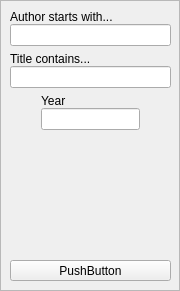
<?xml version="1.0" encoding="UTF-8"?>
<ui version="4.0">
 <class>Filter</class>
 <widget class="QFrame" name="Filter">
  <property name="geometry">
   <rect>
    <x>0</x>
    <y>0</y>
    <width>180</width>
    <height>291</height>
   </rect>
  </property>
  <property name="windowTitle">
   <string>Frame</string>
  </property>
  <property name="frameShape">
   <enum>QFrame::StyledPanel</enum>
  </property>
  <property name="frameShadow">
   <enum>QFrame::Raised</enum>
  </property>
  <widget class="QWidget" name="layoutWidget">
   <property name="geometry">
    <rect>
     <x>10</x>
     <y>10</y>
     <width>161</width>
     <height>271</height>
    </rect>
   </property>
   <layout class="QVBoxLayout" name="verticalLayout_4">
    <item>
     <layout class="QVBoxLayout" name="verticalLayout">
      <property name="spacing">
       <number>0</number>
      </property>
      <item>
       <widget class="QLabel" name="lblAuthor">
        <property name="text">
         <string>Author starts with...</string>
        </property>
       </widget>
      </item>
      <item>
       <widget class="QLineEdit" name="edtAuthor"/>
      </item>
     </layout>
    </item>
    <item>
     <layout class="QVBoxLayout" name="verticalLayout_2">
      <property name="spacing">
       <number>0</number>
      </property>
      <item>
       <widget class="QLabel" name="lblTitle">
        <property name="text">
         <string>Title contains...</string>
        </property>
       </widget>
      </item>
      <item>
       <widget class="QLineEdit" name="edtTitle"/>
      </item>
     </layout>
    </item>
    <item>
     <layout class="QHBoxLayout" name="horizontalLayout">
      <item>
       <spacer name="horizontalSpacer">
        <property name="orientation">
         <enum>Qt::Horizontal</enum>
        </property>
        <property name="sizeHint" stdset="0">
         <size>
          <width>40</width>
          <height>20</height>
         </size>
        </property>
       </spacer>
      </item>
      <item>
       <layout class="QVBoxLayout" name="verticalLayout_3">
        <property name="spacing">
         <number>0</number>
        </property>
        <item>
         <widget class="QLabel" name="lblYear">
          <property name="text">
           <string>Year</string>
          </property>
         </widget>
        </item>
        <item>
         <widget class="QLineEdit" name="edtYear"/>
        </item>
       </layout>
      </item>
      <item>
       <spacer name="horizontalSpacer_2">
        <property name="orientation">
         <enum>Qt::Horizontal</enum>
        </property>
        <property name="sizeHint" stdset="0">
         <size>
          <width>40</width>
          <height>20</height>
         </size>
        </property>
       </spacer>
      </item>
     </layout>
    </item>
    <item>
     <spacer name="verticalSpacer">
      <property name="orientation">
       <enum>Qt::Vertical</enum>
      </property>
      <property name="sizeHint" stdset="0">
       <size>
        <width>20</width>
        <height>40</height>
       </size>
      </property>
     </spacer>
    </item>
    <item>
     <widget class="QToolButton" name="btnFilter">
      <property name="sizePolicy">
       <sizepolicy hsizetype="Preferred" vsizetype="Fixed">
        <horstretch>0</horstretch>
        <verstretch>0</verstretch>
       </sizepolicy>
      </property>
      <property name="text">
       <string>PushButton</string>
      </property>
     </widget>
    </item>
   </layout>
  </widget>
  <action name="actionApplyFilter">
   <property name="text">
    <string>Apply</string>
   </property>
   <property name="toolTip">
    <string>Apply filter</string>
   </property>
  </action>
 </widget>
 <resources/>
 <connections/>
</ui>
